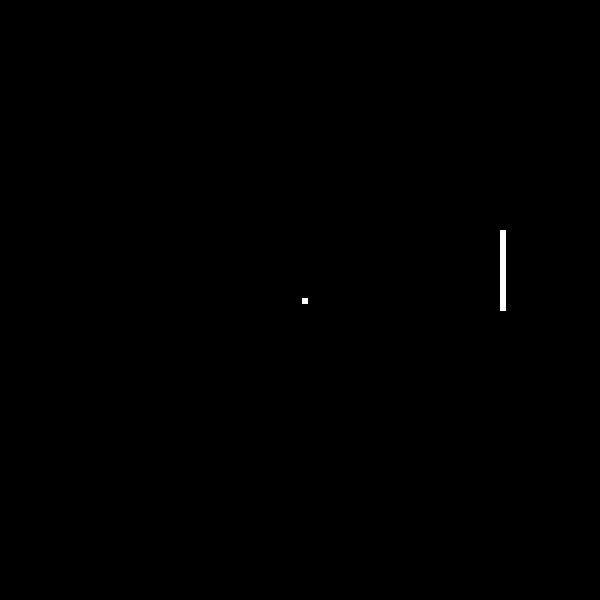
Frame 1 (no input)
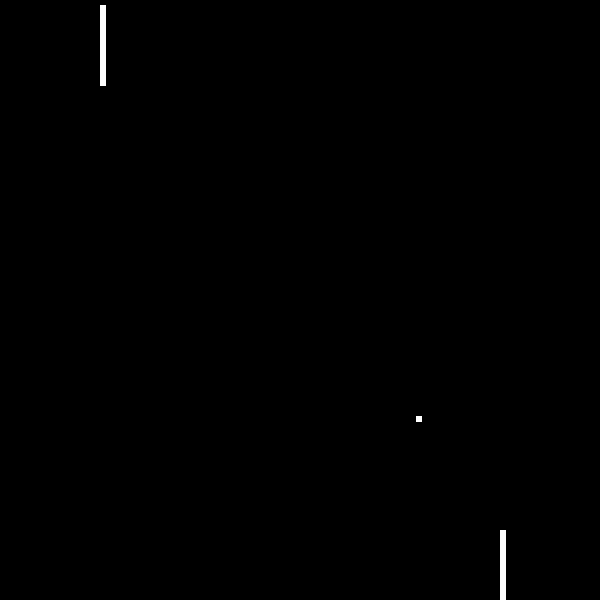
Frame 60 (the mouse pressed at the canvas centre just before this capture)
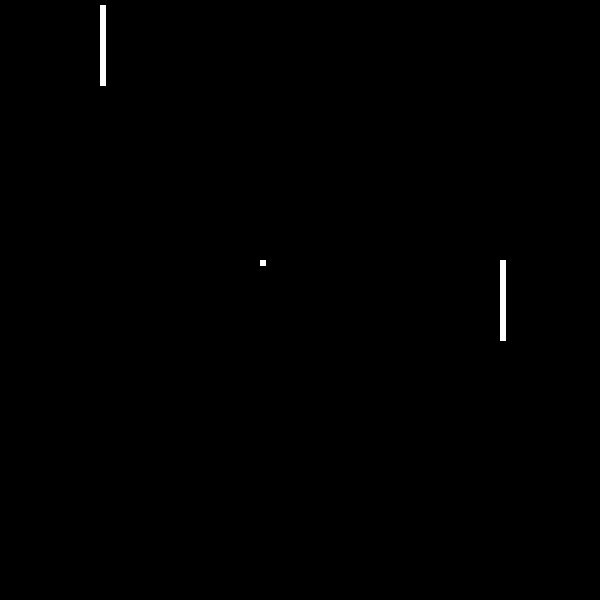
Frame 120 (the mouse held since frame 60 and released just before this capture)

The Processing sketch that drew these frames (run headless with seeded random() and noise(); from frame 60 on, the mouse is pressed at the canvas centre):

// Processing sketch: pong
// ── pong.pde
Ball ball;
Paddle[] pop;
Paddle[] winners;
int popSize = 10;
int popIt1, popIt2;
float mutationProb = 0.2;
float mutationDeg = 0.5;
float framerate = 20;


void setup() {
  size (600, 600);
  ball = new Ball();
  pop = new Paddle[popSize];
  for (int i = 0; i < popSize; i++) {
    pop[i] = new Paddle();
  }
  winners = new Paddle[popSize*popSize];
  popIt1 = 0;
  popIt2 = 0;
  
  pop[popIt1].makeP1();
  pop[popIt2].makeP2();
}

void draw() {
  frameRate(framerate);
  background(0);
  
  pop[popIt1].update(ball);
  pop[popIt2].update(ball);
  int result = ball.update(pop[popIt1], pop[popIt2]);
  pop[popIt1].display();
  pop[popIt2].display();
  ball.display();
  
  if (result == 1) {
    winners[popIt1 * popSize + popIt2] = pop[popIt1];
  } else if (result == 2) {
    winners[popIt1 * popSize + popIt2] = pop[popIt2];
  }
  
  if (result != 0) { 
   if (popIt2 < popSize-1) {
      popIt2++;
    } else if (popIt1 == popSize-1 && popIt2 == popSize-1) {
      pop = getNewPop();
      println("Generation done");
      popIt1 = 0;
      popIt2 = 0;
    } else {
      popIt2 = 0;
      popIt1++;
    }
    
    pop[popIt1].makeP1();
    pop[popIt2].makeP2();
    ball = new Ball();
  }
}

Paddle[] getNewPop() {
  Paddle[] newPop = new Paddle[popSize];
  Paddle[] sortedPop = sortPop(pop);
  Paddle[] best = new Paddle[4];
  float normalisedFitness = 0;
    
  for (int i = 0; i < 4; i++) {
      best[i] = sortedPop[i];
      normalisedFitness += fitness(best[i]);
  }

  for (int i = 0; i < popSize; i++) {
      Paddle b1 = new Paddle();
      Paddle b2 = new Paddle();
      
      float keepTrack = 0;
      float rand = random(1);
      for (Paddle b : best) {
        float prob = fitness(b) / normalisedFitness;
        if (rand <= prob + keepTrack) {
          b1 = b;
          break;
        }
        keepTrack += prob;
      }
      
      keepTrack = 0;
      rand = random(1);
      for (Paddle b : best) {
        float prob = fitness(b) / normalisedFitness;
        if (rand <= prob + keepTrack) {
          b2 = b;
          break;
        }
        keepTrack += prob;
      }

      newPop[i] = crossover(b1, b2);
    }
  
  return newPop;
}

float fitness(Paddle p) {
  return p.score;
}

Paddle crossover(Paddle b1, Paddle b2) {
  int totalWeights = b1.brain.hiddenWeights.length * b1.brain.hiddenWeights[0].length
    + b1.brain.outputWeights.length * b1.brain.outputWeights[0].length;
  
  int crossoverPoint = floor(random((float)totalWeights));
  
  int counter = 0;
  Brain brain = new Brain();
  
  for (int i = 0; i < b1.brain.hiddenWeights.length; i++) {
    for (int j = 0; j < b1.brain.hiddenWeights[0].length; j++) {
      if (counter < crossoverPoint) {
        brain.hiddenWeights[i][j] = mutate(b1.brain.hiddenWeights[i][j]);
      } else {
        brain.hiddenWeights[i][j] = mutate(b2.brain.hiddenWeights[i][j]);
      }
      
      counter++;
    }
  }
  
  for (int i = 0; i < b1.brain.outputWeights.length; i++) {
    for (int j = 0; j < b1.brain.outputWeights[0].length; j++) {
      if (counter < crossoverPoint) {
        brain.outputWeights[i][j] = mutate(b1.brain.outputWeights[i][j]);
      } else {
        brain.outputWeights[i][j] = mutate(b2.brain.outputWeights[i][j]);
      }
      
      counter++;
    }
  }
  
  return new Paddle(brain);
}

Paddle[] sortPop(Paddle[] arr) {
  int n = arr.length;
  for (int i=1; i<n; ++i)
  {
      Paddle k = arr[i];
      int j = i-1;
 
      /* Move elements of arr[0..i-1], that are
         greater than key to one position ahead
         of their current position */
      while (j >= 0 && fitness(arr[j]) < fitness(k))
      {
          arr[j+1] = arr[j];
          j = j-1;
      }
      arr[j+1] = k;
  }
  
  return arr;
}

float mutate(float x) {
  if (random(1) < mutationProb) {
    return x + randomGaussian() * mutationDeg;
  } else {
    return x;
  }
}

void keyPressed() {
  if (keyCode == UP) {
    framerate *= 2;
    //p2.moveUp();
  } else if (keyCode == DOWN) {
    framerate /= 2;
    //p2.moveDown();
  } else if (key == 'w') {
    //p1.moveUp();
  } else if (key == 's') {
    //p1.moveDown();
  }
}

// ── Ball.pde
class Ball {
  PVector loc, vel;
  float size = 5;
  float speed = 2;
  int score = 0;
  
  Ball() {
    loc = new PVector(width/2, height/2);
    float r = random(1);
    
    if (r < 0.25) {
      vel = new PVector(speed, speed);
    } else if (r < 0.5) {
      vel = new PVector(speed, -speed);
    } else if (r < 0.75) {
      vel = new PVector(-speed, -speed);
    } else {
      vel = new PVector(-speed, speed);
    }
  }
  
  int update(Paddle p1, Paddle p2) {
  
    if (loc.y <= 0) {
      vel.y = speed;
    }
    
    if (loc.y >= width) {
      vel.y = -speed;
    }
    
    if (loc.x <= p1.loc.x+p1.wid) {
      score++;
      vel.x = speed;
    }
    
    if (loc.x + size >= p2.loc.x) {
      score++;
      vel.x = -speed;
    }
    
    
    loc.add(vel);
    
    if ((loc.x <= p1.loc.x+p1.wid) && (loc.y < p1.loc.y-size || loc.y > p1.loc.y+p1.len)) {
      p2.score = score -1;
      score = 0;
      return 2;
    }
    
    if ((loc.x + size >= p2.loc.x) && (loc.x + size >= p2.loc.x || loc.y > p2.loc.y+p2.len)) {
      p1.score = score-1;
      score = 0;
      return 1;
    }

    return 0;
  }
  
  void display() {
    stroke(255);
    fill(255);
    square(loc.x, loc.y, size);
  }
}

// ── Brain.pde
class Brain {
  int numInputs = 3;
  int numHidden = 8;
  int numOutput = 3;
  float[][] hiddenWeights;
  float[][] outputWeights;
  
  Brain() {
    hiddenWeights = new float[numInputs][numHidden];
    outputWeights = new float[numHidden][numOutput];
    
    for (int i = 0; i < numInputs; i++) {
      for (int j = 0; j < numHidden; j++) {
        hiddenWeights[i][j] = random(-1, 1);
      }
    }
    
    for (int i = 0; i < numHidden; i++) {
      for (int j = 0; j < numOutput; j++) {
        outputWeights[i][j] = random(-1, 1);
      }
    }
  }
    
  float[] feedforward(float[] input) {
    float[][] inputLayer = new float[1][numInputs];
    inputLayer[0] = input;
    float[][] hiddenLayer = product(inputLayer, hiddenWeights);
    hiddenLayer[0] = sigmoid(hiddenLayer[0]);
    float[][] outputLayer = product(hiddenLayer, outputWeights);
    
    float[] output = new float[3];
    
    output[0] = sigmoid(outputLayer[0][0]);
    output[1] = sigmoid(outputLayer[0][1]);
    output[2] = sigmoid(outputLayer[0][2]);
    
    return output; //<>//
  }
  
  float sigmoid(float x) {
    return 1.0 / (1 + exp(-x));
  }
  
  float[] sigmoid(float[] xs) {
    for (int i = 0; i < xs.length; i++) {
      xs[i] = sigmoid(xs[i]);
    }
    
    return xs;
  }
}

float[][] product(float[][] a, float[][] b){
  if (a[0].length != b.length){
    return null;
  } else {
    float[][] result = new float[a.length][b[0].length];
    for (int i = 0; i < result.length; i++){
      for (int j = 0; j < result[0].length; j++){
        float sum = 0;
        for (int k = 0; k < a[0].length; k++){
          sum += a[i][k] * b[k][j];
        }
        result[i][j] = sum;
      }
    }
    return result;
  }
}

// ── Paddle.pde
class Paddle {
  PVector loc;
  int score = 0;
  float len = 80;
  float wid = 5;
  float speed = 15;
  Brain brain;
  
  Paddle(Brain brain) {
    loc = new PVector(-1, -1);
    this.brain = brain;
  }  
  
  Paddle() {
    loc = new PVector();
    this.brain = new Brain();
  }
  
  void makeP1() {
    loc.y = height/2 - len/2;
    loc.x = 100;
  }
  
  void makeP2() {
    loc.y = height/2 - len/2;
    loc.x = width - 100;
  }
  
  void moveUp() {
    if (loc.y > speed) {
     loc.y -= speed;
    }
  }
  
  void moveDown() {
    if (loc.y < height - len) {
      loc.y += speed;
    }
  }
  
  void display() {
    stroke(255);
    fill(255);
    
    rect(loc.x, loc.y, wid, len);
  }
  
  void update(Ball ball) {
    // 0: x distance to ball
    // 1: top y distance to ball
    // 2: bottom y distance to ball
    
    float xDistance = abs(loc.x - ball.loc.x);
    float topYDistance = loc.y - ball.loc.y;
    float bottomYDistance = loc.y + len - ball.loc.y;
    
    float[] input = new float[3];
    
    input[0] = map(xDistance, 0, width, 0, 1);
    input[1] = map(topYDistance, -height, height, -1, 1);
    input[2] = map(bottomYDistance, -height, height, -1, 1);
    
    float[] thought = brain.feedforward(input);
    
    if (thought[0] > thought[1] && thought[0] > thought[2]) {
      moveUp();
    } else if (thought[1] > thought[0] && thought[1] > thought[2]) {
      moveDown();
    }
  }
}  
